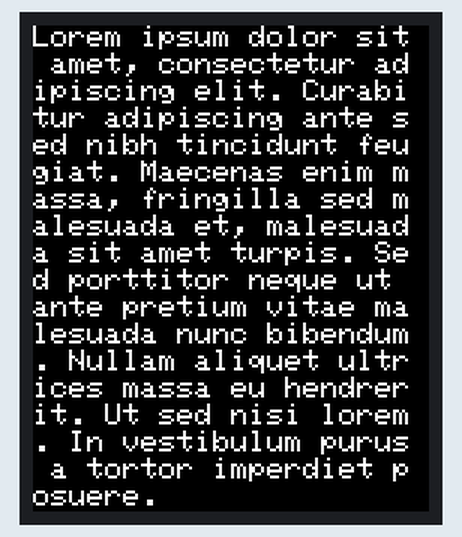
Bench run of a program on a simulated MicroPython board. Parts: 132×162 colour display. Library files of the repository ran but are not shown: lcdrgb.py, sysfont.py.

Above: at 0.5 s.
At 9.6 s:
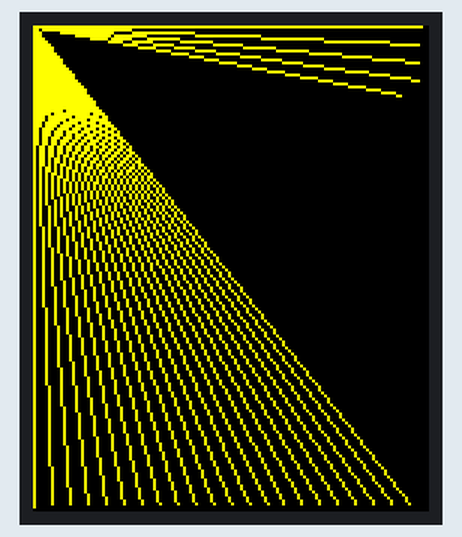
At 11.0 s:
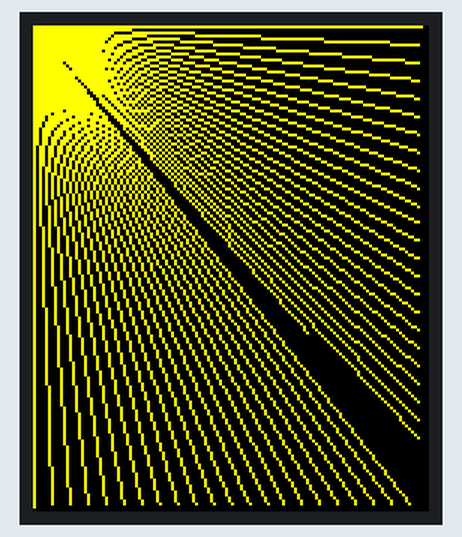
At 13.8 s:
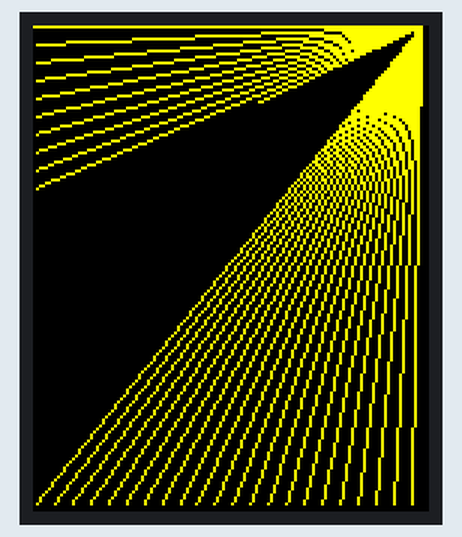
At 16.6 s:
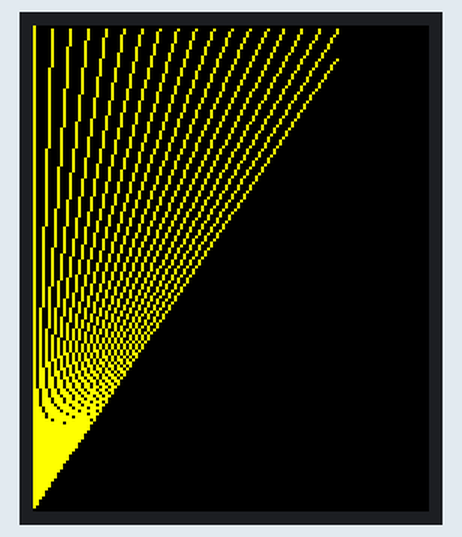
At 18.7 s:
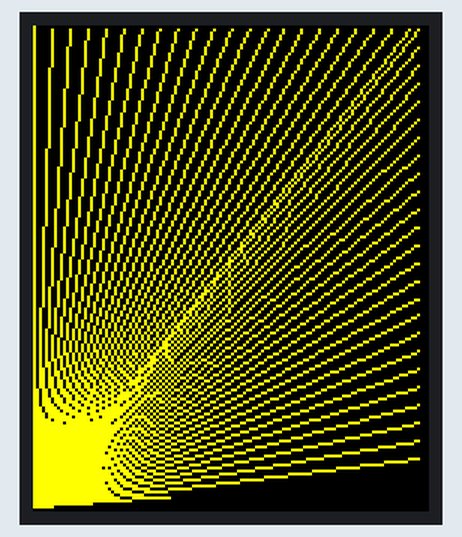

Measured:
- what the display in image 0 shows lasts 1.0 s, from 0.5 s to 1.5 s
- what the display in image 1 shows lasts 0.7 s, from 9.5 s to 10.2 s

The program:

main.py
```python
from lcdrgb import TFT
from machine import Pin, SPI
from sysfont import sysfont
import time
import math

spi = SPI(2, baudrate=20000000, polarity=0, phase=0, bits=8, firstbit=0, sck=Pin(18), mosi=Pin(23), miso=Pin(19))

d = TFT(spi, 12, 13, 14)
d.initr()
d.rgb(True)
#d.on()
#d.pixel((10,10), d.color(255, 0, 0))
def testlines(color):
    d.fill(d.BLACK)
    for x in range(0, d.size()[0], 6):
        d.line((0,0),(x, d.size()[1] - 1), color)
    for y in range(0, d.size()[1], 6):
        d.line((0,0),(d.size()[0] - 1, y), color)

    d.fill(d.BLACK)
    for x in range(0, d.size()[0], 6):
        d.line((d.size()[0] - 1, 0), (x, d.size()[1] - 1), color)
    for y in range(0, d.size()[1], 6):
        d.line((d.size()[0] - 1, 0), (0, y), color)

    d.fill(d.BLACK)
    for x in range(0, d.size()[0], 6):
        d.line((0, d.size()[1] - 1), (x, 0), color)
    for y in range(0, d.size()[1], 6):
        d.line((0, d.size()[1] - 1), (d.size()[0] - 1,y), color)

    d.fill(d.BLACK)
    for x in range(0, d.size()[0], 6):
        d.line((d.size()[0] - 1, d.size()[1] - 1), (x, 0), color)
    for y in range(0, d.size()[1], 6):
        d.line((d.size()[0] - 1, d.size()[1] - 1), (0, y), color)

def testfastlines(color1, color2):
    d.fill(d.BLACK)
    for y in range(0, d.size()[1], 5):
        d.hline((0,y), d.size()[0], color1)
    for x in range(0, d.size()[0], 5):
        d.vline((x,0), d.size()[1], color2)

def testdrawrects(color):
    d.fill(d.BLACK);
    for x in range(0,d.size()[0],6):
        d.rect((d.size()[0]//2 - x//2, d.size()[1]//2 - x/2), (x, x), color)

def testfillrects(color1, color2):
    d.fill(d.BLACK);
    for x in range(d.size()[0],0,-6):
        d.fillrect((d.size()[0]//2 - x//2, d.size()[1]//2 - x/2), (x, x), color1)
        d.rect((d.size()[0]//2 - x//2, d.size()[1]//2 - x/2), (x, x), color2)


def testfillcircles(radius, color):
    for x in range(radius, d.size()[0], radius * 2):
        for y in range(radius, d.size()[1], radius * 2):
            d.fillcircle((x, y), radius, color)

def testdrawcircles(radius, color):
    for x in range(0, d.size()[0] + radius, radius * 2):
        for y in range(0, d.size()[1] + radius, radius * 2):
            d.circle((x, y), radius, color)

def testtriangles():
    d.fill(d.BLACK);
    color = 0xF800
    w = d.size()[0] // 2
    x = d.size()[1] - 1
    y = 0
    z = d.size()[0]
    for t in range(0, 15):
        d.line((w, y), (y, x), color)
        d.line((y, x), (z, x), color)
        d.line((z, x), (w, y), color)
        x -= 4
        y += 4
        z -= 4
        color += 100

def testroundrects():
    d.fill(d.BLACK);
    color = 100
    for t in range(5):
        x = 0
        y = 0
        w = d.size()[0] - 2
        h = d.size()[1] - 2
        for i in range(17):
            d.rect((x, y), (w, h), color)
            x += 2
            y += 3
            w -= 4
            h -= 6
            color += 1100
        color += 100

def dprinttest():
    d.fill(d.BLACK);
    v = 30
    d.text((0, v), "Hello World!", d.RED, sysfont, 1, nowrap=True)
    v += sysfont["Height"]
    d.text((0, v), "Hello World!", d.YELLOW, sysfont, 2, nowrap=True)
    v += sysfont["Height"] * 2
    d.text((0, v), "Hello World!", d.GREEN, sysfont, 3, nowrap=True)
    v += sysfont["Height"] * 3
    d.text((0, v), str(1234.567), d.BLUE, sysfont, 4, nowrap=True)
    time.sleep_ms(1500)
    d.fill(d.BLACK);
    v = 0
    d.text((0, v), "Hello World!", d.RED, sysfont)
    v += sysfont["Height"]
    d.text((0, v), str(math.pi), d.GREEN, sysfont)
    v += sysfont["Height"]
    d.text((0, v), " Want pi?", d.GREEN, sysfont)
    v += sysfont["Height"] * 2
    d.text((0, v), hex(8675309), d.GREEN, sysfont)
    v += sysfont["Height"]
    d.text((0, v), " Print HEX!", d.GREEN, sysfont)
    v += sysfont["Height"] * 2
    d.text((0, v), "Sketch has been", d.WHITE, sysfont)
    v += sysfont["Height"]
    d.text((0, v), "running for: ", d.WHITE, sysfont)
    v += sysfont["Height"]
    d.text((0, v), str(time.ticks_ms() / 1000), d.PURPLE, sysfont)
    v += sysfont["Height"]
    d.text((0, v), " seconds.", d.WHITE, sysfont)

def test_main():
    d.fill(d.BLACK)
    d.text((0, 0), "Lorem ipsum dolor sit amet, consectetur adipiscing elit. Curabitur adipiscing ante sed nibh tincidunt feugiat. Maecenas enim massa, fringilla sed malesuada et, malesuada sit amet turpis. Sed porttitor neque ut ante pretium vitae malesuada nunc bibendum. Nullam aliquet ultrices massa eu hendrerit. Ut sed nisi lorem. In vestibulum purus a tortor imperdiet posuere. ", d.WHITE, sysfont, 1)
    time.sleep_ms(1000)

    dprinttest()
    time.sleep_ms(4000)

    testlines(d.YELLOW)
    time.sleep_ms(500)

    testfastlines(d.RED, d.BLUE)
    time.sleep_ms(500)

    testdrawrects(d.GREEN)
    time.sleep_ms(500)

    testfillrects(d.YELLOW, d.PURPLE)
    time.sleep_ms(500)

    d.fill(d.BLACK)
    testfillcircles(10, d.BLUE)
    testdrawcircles(10, d.WHITE)
    time.sleep_ms(500)

    testroundrects()
    time.sleep_ms(500)

    testtriangles()
    time.sleep_ms(500)

test_main()

# from time import sleep_ms, ticks_ms
# from machine import I2C, Pin
# from lcd import I2cLcd

# def test_main():
#     """Test function for verifying basic functionality."""
#     print("Running test_main")
#     i2c = I2C(1, scl=Pin(5), sda=Pin(4), freq=400000)
#     lcd = I2cLcd(i2c, 0x27, 4, 20)
#     lcd.putstr("It Works!\nSecond Line")
#     sleep_ms(3000)
#     lcd.clear()
#     count = 0
#     while True:
#         lcd.move_to(0, 0)
#         lcd.putstr("%7d" % (ticks_ms() // 1000))
#         sleep_ms(1000)
#         count += 1
#         if count % 10 == 3:
#             print("Turning backlight off")
#             lcd.backlight_off()
#         if count % 10 == 4:
#             print("Turning backlight on")
#             lcd.backlight_on()
#         if count % 10 == 5:
#             print("Turning display off")
#             lcd.display_off()
#         if count % 10 == 6:
#             print("Turning display on")
#             lcd.display_on()
#         if count % 10 == 7:
#             print("Turning display & backlight off")
#             lcd.backlight_off()
#             lcd.display_off()
#         if count % 10 == 8:
#             print("Turning display & backlight on")
#             lcd.backlight_on()
#             lcd.display_on()
#             lcd.putstr("It Works!\nSecond Line")
```
